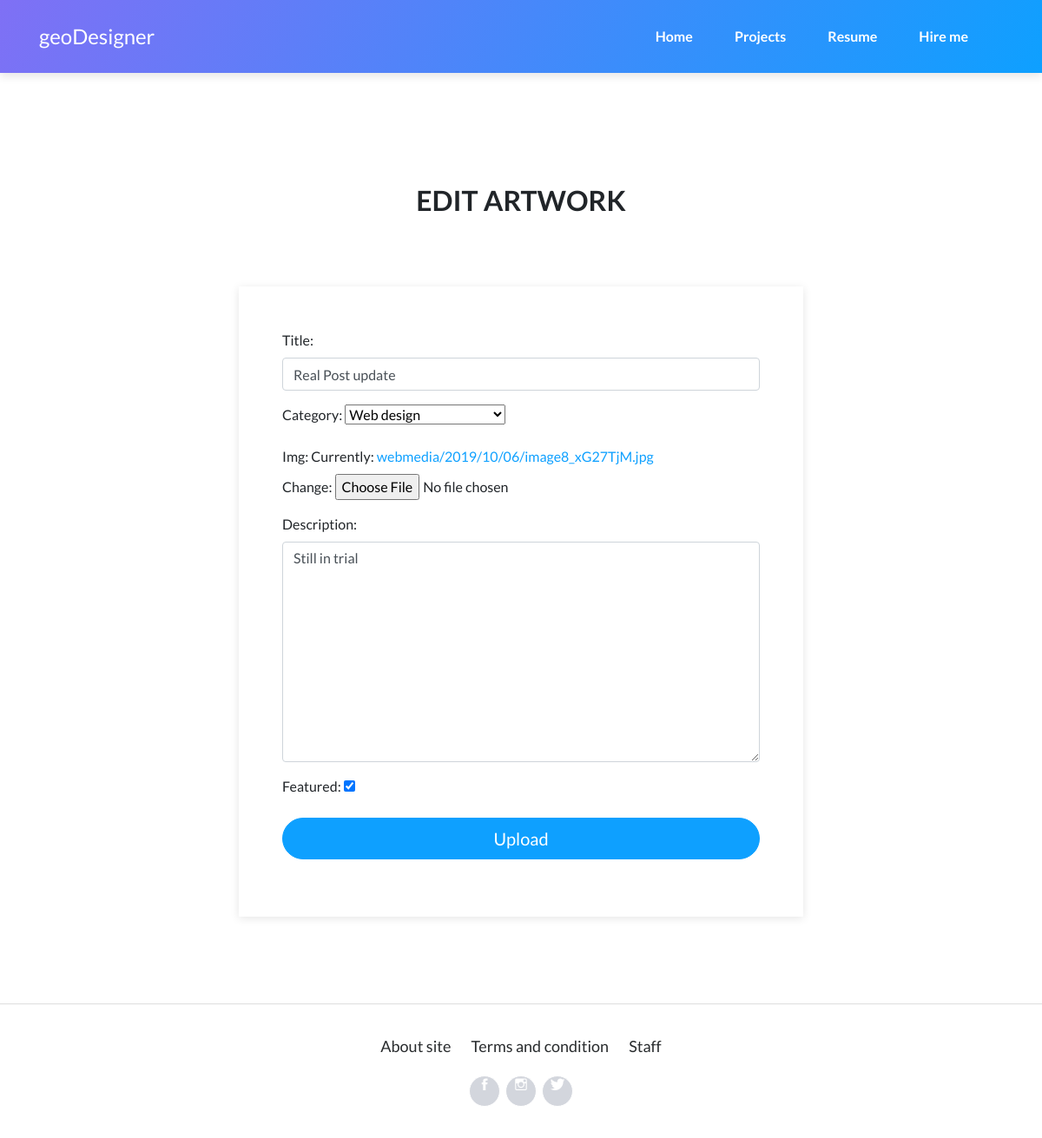
Page /artdetail/9/edit/ on the committed database.
### portfolio/models.py (models this page shows, shortened)
class Art(models.Model):
    title = models.CharField(max_length=50)
    img = models.ImageField(upload_to='webmedia/%Y/%m/%d/')
    description = models.TextField(max_length= 500)
    datemade = models.DateTimeField(auto_now_add=True)
    featured = models.BooleanField()

### portfolio/views.py (the view, shortened to what this page needs)
# urls.py: path('artdetail/<int:pk>/edit/', views.EditArt.as_view(), name='artedit'),
class EditArt(View):
    template_name= 'upload.html'
    form_class= ArtForm
    def get(self, request, pk):
        art = get_object_or_404(Art, pk=pk)
        form= self.form_class(instance=art)
        return render(request, self.template_name, {'title':'Add Art', 'heading':'Edit', 'form':form})

### portfolio/forms.py
class ArtForm(forms.ModelForm):
    options = (
        ('WD', 'Web design'),
        ('3D', '3D design'),
        ('Prints', 'Photographs and prints'),
        )
    categorie = forms.ChoiceField(label='Category', choices=options,)
    class Meta:
        model= Art
        fields= ['title', 'categorie', 'img', 'description', 'featured']
        widgets= {
            'categorie': forms.CheckboxSelectMultiple(attrs={'class':'form-control'}),
            'title': forms.TextInput(attrs={'class':'form-control'}),
            'description': forms.Textarea(attrs={'class':'form-control'}),
        }

### portfolio/templates/upload.html (shortened to what this page needs)
﻿{% extends "layout.html" %}
{% block content %}
    <main class="page project-page">
        <section class="portfolio-block project">
            <div class="container">
                <div class="heading">
                    <h2>{{ heading }} ArtWork</h2>
                </div>
                <form method="post" action="." enctype="multipart/form-data">
                    {% for field in form %}
                    <div class="form-group" aria-required="{% if field.field.required %}'true'{% else %}'false'{% endif %}">
                        {{ field.label_tag }}{% if field.field.required %}{% endif %}
                        {{ field }}
                    </div>
                    {% endfor %}
                    <div class="form-group"><button class="btn btn-primary btn-block btn-lg" type="submit">Upload</button></div>
                </form>
            </div>
        </section>
    </main>
{% endblock content %}

### rows in the picture
Art: form "Real Post update" "Still in trial" "☑"

### other values in the picture
{{ heading }} "EDIT"
{{ field.label_tag }} "Title:" "Category:" "Img:" "Description:" "Featured:"
